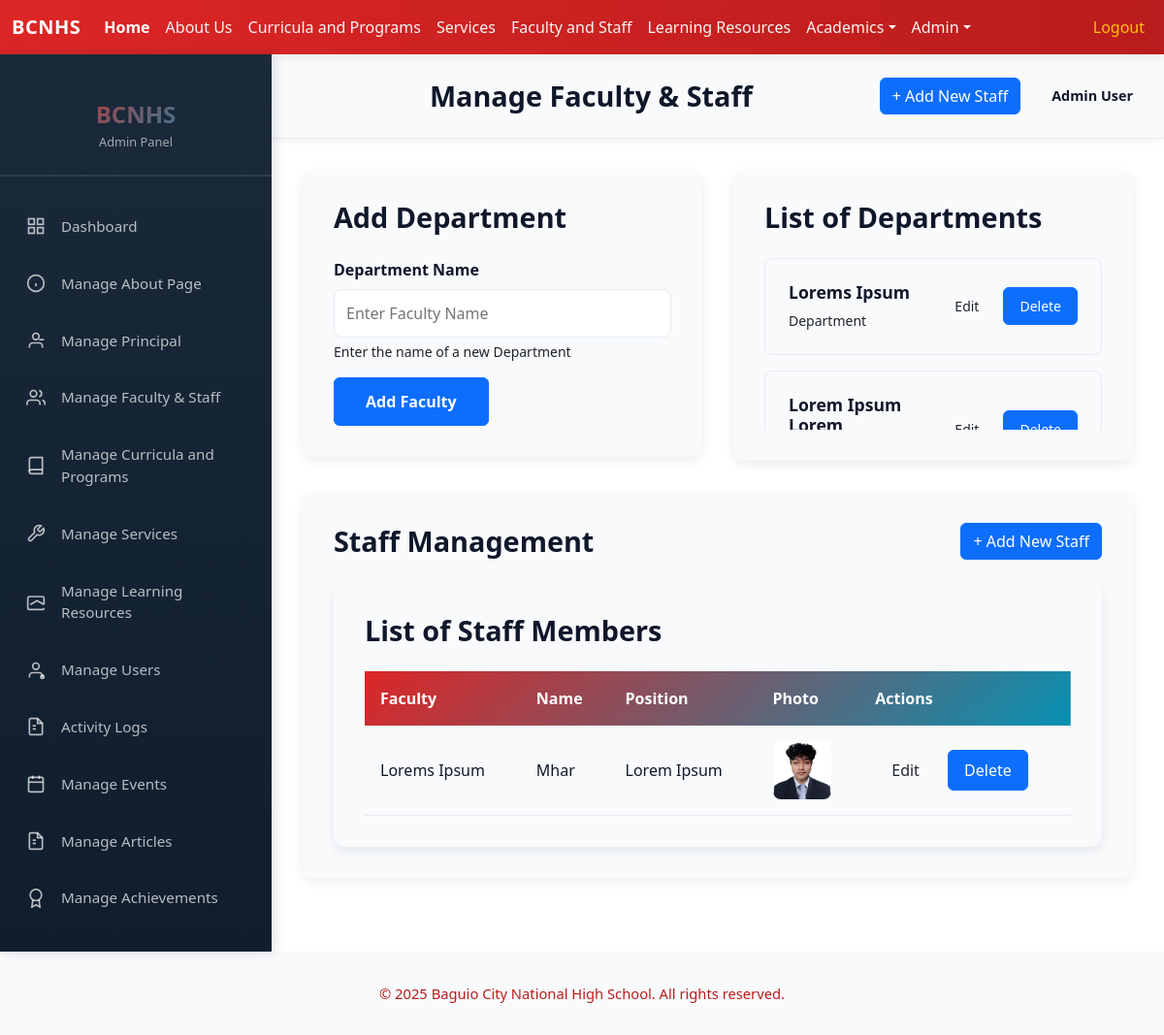
The page /admin/faculties_staff.php (signed in) on the database its author committed.
### tables this page shows
CREATE TABLE `faculty` (
  `id` int(11) NOT NULL,
  `name` text NOT NULL
);

### includes/auth.php (called while the page is built, shortened)
<?php
if (!function_exists('isLoggedIn')) {
function isLoggedIn() {
    return isset($_SESSION['user_id']) && isset($_SESSION['user_role']);
}
function getCurrentUser() {
    if (isLoggedIn()) {
        return [
            'id' => $_SESSION['user_id'],
            'name' => $_SESSION['user_name'],
            'email' => $_SESSION['user_email'],
            'role' => $_SESSION['user_role']
        ];
    }
    return null;
}
}
?>

### functions/functions.php (called while the page is built, shortened)
<?php
class Database {
    private $pdo;
    public function __construct() {
        $host = 'localhost';
        $user = 'root';
        $pass = '';
        $dbname = 'bcnhs';
        $charset = 'utf8mb4';
        try {
            $dsn = "mysql:host=$host;dbname=$dbname;charset=$charset";
            $options = [
                PDO::ATTR_ERRMODE            => PDO::ERRMODE_EXCEPTION,
                PDO::ATTR_DEFAULT_FETCH_MODE => PDO::FETCH_ASSOC,
                PDO::ATTR_EMULATE_PREPARES   => false,
            ];
            $this->pdo = new PDO($dsn, $user, $pass, $options);
        } catch (PDOException $e) {
            die("connection failed: " . $e->getMessage());
        }
    }
    public function getPDO() {
        return $this->pdo;
    }
}
class FacultyModule {
    private $pdo;
    public function __construct() {
        $db = new Database();
        $this->pdo = $db->getPDO();
    }
    public function fetchFaculty() {
        $fetch = $this->pdo->query("SELECT * FROM faculty");
        return $fetch->fetchAll();
    }
}
class FacultyStaffModule {
    private $pdo;
    public function __construct() {
        $db = new Database();
        $this->pdo = $db->getPDO();
    }
    public function fetchFacultyStaff() {
        $fetch = $this->pdo->query("SELECT fs.*, f.name as faculty_name FROM `faculty-staff` fs LEFT JOIN faculty f ON fs.faculty_id = f.id");
        return $fetch->fetchAll();
    }
}
?>

### admin/faculties_staff.php (the view, shortened to what this page needs)
<?php
include('../includes/auth.php');
include('../functions/functions.php');
$currentUser = getCurrentUser();
$facultyStaffModule = new FacultyStaffModule();
$fname = new FacultyModule();
$fetch = $fname->fetchFaculty();
$faculties = $facultyStaffModule->fetchFacultyStaff();
?>
<!DOCTYPE html>
<html lang="en">
<head>
    <link href="../node_modules/bootstrap/dist/css/bootstrap.min.css" rel="stylesheet">
    <link href="../css/style.css" rel="stylesheet">
    <?php include('../includes/summernote.php'); ?>
</head>
<body>
    <?php include('../includes/header.php') ?>
    <div class="admin-body">
        <?php include('../includes/admin_sidebar.php') ?>
        <main class="admin-main">
            <div class="admin-topbar">
                <div class="topbar-left">
                    <h1 class="page-title">Manage Faculty & Staff</h1>
                </div>
                <div class="topbar-right">
                    <a href="addFacultiesStaff.php" class="btn btn-primary">+ Add New Staff</a>
                    <div class="admin-profile">
                        <span class="profile-name"><?php echo htmlspecialchars($currentUser['name']); ?></span>
                    </div>
                </div>
            </div>
            <div class="admin-content">
                <div style="display: grid; grid-template-columns: 1fr 1fr; gap: 2rem; margin-bottom: 2rem; height: 300px;">
                    <div style="background: var(--color-surface); border-radius: 12px; padding: 2rem; box-shadow: 0 4px 12px rgba(12, 22, 43, 0.08); height: fit-content;">
                        <h2 style="font-size: 1.8rem; font-weight: 700; color: var(--color-text); margin-bottom: 1.5rem;">Add Department</h2>
                        <form action="" method="post">
                            <div style="margin-bottom: 1rem;">
                                <label style="display: block; font-weight: 600; color: var(--color-text); margin-bottom: 0.5rem;">Department Name</label>
                                <input type="text" name="facultyName" placeholder="Enter Faculty Name" required style="width: 100%; padding: 0.75rem; border: 1px solid var(--color-border); border-radius: 8px; font-size: 1rem; box-sizing: border-box;">
                                <p style="font-size: 0.875rem; color: var(--color-text-secondary); margin-top: 0.25rem;">Enter the name of a new Department</p>
                            </div>
                            <button type="submit" name="add" class="btn btn-primary" style="padding: 0.75rem 2rem; font-weight: 600;">Add Faculty</button>
                        </form>
                    </div>
                    <div style="background: var(--color-surface); border-radius: 12px; padding: 2rem; box-shadow: 0 4px 12px rgba(12, 22, 43, 0.08); display: flex; flex-direction: column; height: 300px; overflow: scroll;">
                        <h2 style="font-size: 1.8rem; font-weight: 700; color: var(--color-text); margin-bottom: 1.5rem;">List of Departments</h2>
                        <div style="flex: 1; overflow-y: auto; min-height: 0;">
                            <div style="display: flex; flex-direction: column; gap: 1rem;">
                                <?php foreach ($fetch as $fetches) { ?>
                                    <div style="background: var(--color-background); border: 1px solid var(--color-border); border-radius: 8px; padding: 1.5rem; display: flex; justify-content: space-between; align-items: center;">
                                        <div>
                                            <h3 style="font-size: 1.1rem; font-weight: 600; color: var(--color-text); margin: 0; margin-bottom: 0.5rem;"><?php echo $fetches['name'] ?></h3>
                                            <p style="font-size: 0.875rem; color: var(--color-text-secondary); margin: 0;">Department</p>
                                        </div>
                                        <div style="display: flex; gap: 0.5rem; flex-shrink: 0;">
                                            <a href="editFacul.php?id=<?php echo $fetches['id'] ?>" class="btn btn-tertiary" style="padding: 0.5rem 1rem; border-radius: 6px; text-decoration: none; font-size: 0.875rem;">Edit</a>
                                            <a href="deleteFacul.php?id=<?php echo $fetches['id'] ?>" class="btn btn-primary" onclick="return confirm('Are you sure you want to delete this faculty?');" style="padding: 0.5rem 1rem; border-radius: 6px; text-decoration: none; font-size: 0.875rem;">Delete</a>
                                        </div>
                                    </div>
                                <?php } ?>
                            </div>
                        </div>
                    </div>
                </div>
                <div style="background: var(--color-surface); border-radius: 12px; padding: 2rem; box-shadow: 0 4px 12px rgba(12, 22, 43, 0.08); margin-bottom: 2rem;">
                    <div style="display: flex; justify-content: space-between; align-items: center; margin-bottom: 1.5rem;">
                        <h2 style="font-size: 1.8rem; font-weight: 700; color: var(--color-text); margin: 0;">Staff Management</h2>
                        <a href="addFacultiesStaff.php" class="btn btn-primary">+ Add New Staff</a>
                    </div>
                <div style="background: var(--color-surface); border-radius: 12px; padding: 2rem; box-shadow: 0 4px 12px rgba(12, 22, 43, 0.08);">
                    <h2 style="font-size: 1.8rem; font-weight: 700; color: var(--color-text); margin-bottom: 1.5rem;">List of Staff Members</h2>
                    <table style="width: 100%; border-collapse: collapse;">
                        <thead style="background: linear-gradient(135deg, var(--color-primary), var(--color-secondary)); color: white;">
                            <tr>
                                <th style="padding: 1rem; text-align: left; font-weight: 600; border: none;">Faculty</th>
                                <th style="padding: 1rem; text-align: left; font-weight: 600; border: none;">Name</th>
                                <th style="padding: 1rem; text-align: left; font-weight: 600; border: none;">Position</th>
                                <th style="padding: 1rem; text-align: left; font-weight: 600; border: none;">Photo</th>
                                <th style="padding: 1rem; text-align: left; font-weight: 600; border: none;">Actions</th>
                            </tr>
                        </thead>
                        <tbody>
                            <?php foreach ($faculties as $faculty) { ?>
                                <tr style="border-bottom: 1px solid var(--color-border); transition: background 0.3s ease;">
                                    <td style="padding: 1rem; color: var(--color-text);"><?php echo $faculty['faculty_name'] ?></td>
                                    <td style="padding: 1rem; color: var(--color-text);"><?php echo $faculty['name'] ?></td>
                                    <td style="padding: 1rem; color: var(--color-text);"><?php echo $faculty['position'] ?></td>
                                    <td style="padding: 1rem;"><img src="../uploads/faculty/<?php echo $faculty['imgPath'] ?>" alt="<?php echo $faculty['name'] ?>" style="width: 60px; height: 60px; border-radius: 8px; object-fit: cover;"></td>
                                    <td style="padding: 1rem;">
                                        <a href="editFaculty.php?id=<?php echo $faculty['id'] ?>" class="btn btn-tertiary" style="padding: 0.5rem 1rem; margin-right: 0.5rem; border-radius: 6px; text-decoration: none;">Edit</a>
                                        <a href="deleteFaculty.php?id=<?php echo $faculty['id'] ?>" class="btn btn-primary" onclick="return confirm('Are you sure you want to delete this faculty/staff member?');" style="padding: 0.5rem 1rem; border-radius: 6px; text-decoration: none;">Delete</a>
                                    </td>
                                </tr>
                            <?php } ?>
                        </tbody>
                    </table>
                </div>
            </div>
        </main>
    </div>
    <?php
    include('../includes/footer.php'); ?>
</body>
</html>

### css/style.css (style rules this page uses)
:root { --color-primary: #dc2626; --color-primary-600: #b91c1c; --color-primary-100: #ffe6e6; --color-secondary: #0891b2; --color-secondary-600: #046e75; --color-accent: #f97316; --color-bg: #ffffff; --color-surface: #f8fafc; --color-muted: #6b7280; --color-text: #0f172a; --color-border: #e6e9ef; --color-muted-200: #9ca3af; }
body { color: var(--color-text); background: var(--color-bg); }
a { color: var(--color-primary); }
.page-title { text-align: center; margin: 0 0 1rem 0; }
.section-title, .curricula-section .section-header h2, .page-title { color: var(--color-text); }
.btn-primary, .btn-primary:visited { background-color: var(--color-primary); border-color: var(--color-primary); }
.admin-body { display: flex; margin: 0; padding: 0; background: var(--color-bg); min-height: calc(100vh - 80px); }
.admin-main { flex: 1; display: flex; flex-direction: column; min-height: auto; }
.admin-topbar { background: var(--color-surface); padding: 1.5rem 2rem; display: flex; justify-content: space-between; align-items: center; border-bottom: 1px solid var(--color-border); box-shadow: 0 2px 8px rgba(12, 22, 43, 0.05); }
.topbar-left { flex: 1; }
.page-title { font-size: 1.8rem; font-weight: 700; color: var(--color-text); margin: 0; }
.topbar-right { display: flex; align-items: center; gap: 2rem; }
.admin-profile { display: flex; align-items: center; gap: 0.75rem; }
.profile-name { font-size: 0.9rem; font-weight: 600; color: var(--color-text); }
.admin-content { flex: 1; padding: 2rem; overflow-y: auto; }

### rows shown on the page
faculty: name "Lorems Ipsum"
faculty: name "Lorem Ipsum…"
faculty-staff: faculty.name "Lorems Ipsum", name "Mhar", position "Lorem Ipsum", imgPath (picture)

### other values the page prints
$currentUser['name'] "Admin User"
